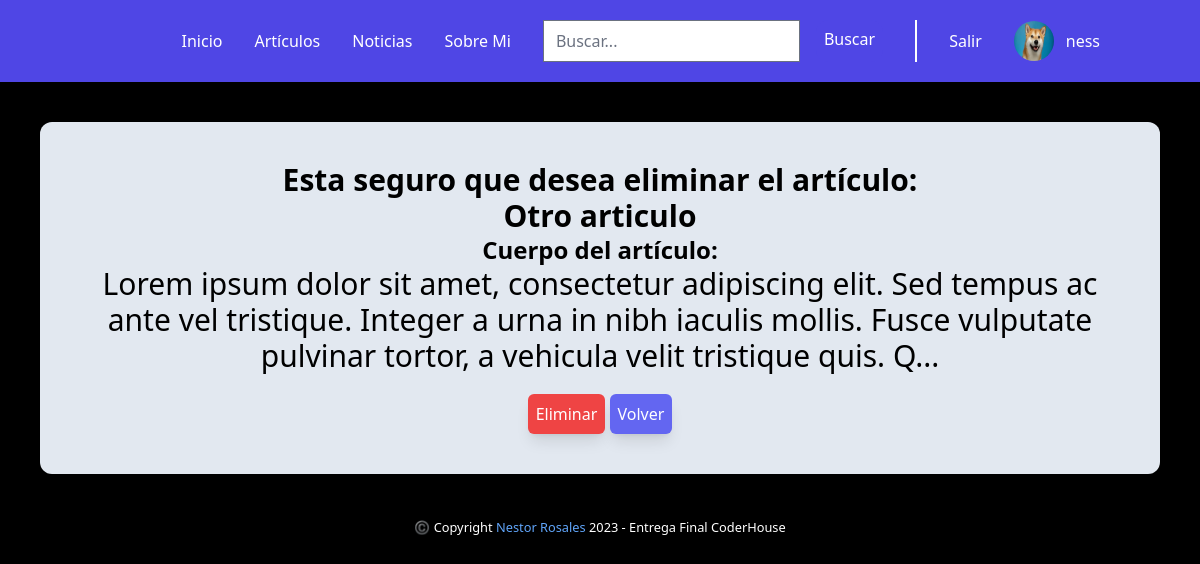
Page /article/5/eliminar (signed in) on the earlier database version.
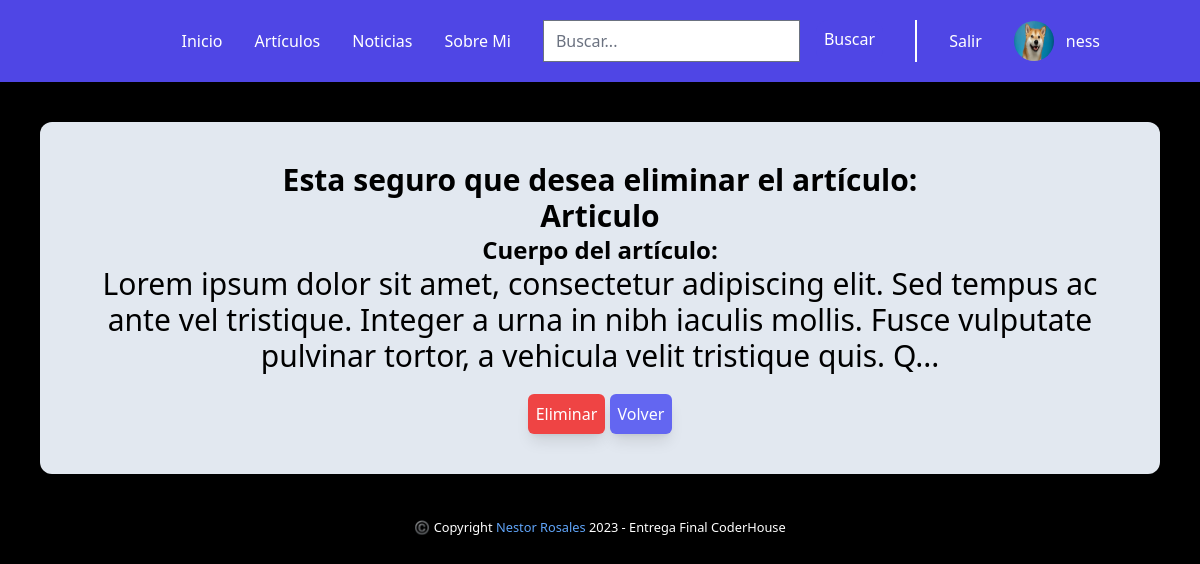
Same page on the later database version.
### blog/models.py (models this page shows, shortened)
class Articulo(models.Model):
    user = models.ForeignKey(settings.AUTH_USER_MODEL, null=True, on_delete=models.SET_NULL)
    titulo = models.CharField(max_length=40)
    subtitulo = models.CharField(max_length=30)
    cuerpo = RichTextField()
    fecha = models.DateTimeField(auto_now_add=True, editable=False)
    imagen = models.ImageField(upload_to='post_imgs/', null=True, blank=True)
    class Meta:
        ordering = ["titulo", "fecha"]

### blog/views.py (the view)
# urls.py: path("article/<int:pk>/eliminar", views.ArticleDelete.as_view(), name="Eliminar Artículo",),
class ArticleDelete(UserPassesTestMixin, DeleteView):
    model = Articulo
    template_name = "delete_article.html"
    success_url = reverse_lazy("Artículos")
    def test_func(self) -> bool | None:
        return self.request.user.is_superuser

### blog/templates/delete_article.html (shortened to what this page needs)
{% extends "./index.html" %} {% load static tailwind_tags %} {% block content %}
<main class="text-center m-10 p-10 bg-slate-200 rounded-xl">
  <form action="" method="POST">
    <strong class="text-3xl">
      Esta seguro que desea eliminar el artículo:
    </strong>
    <h1 class="text-3xl font-bold">{{articulo.titulo}}</h1>
    <p class="text-2xl">
      <strong for="html">Cuerpo del artículo:</strong>
      <div class="text-3xl">{{articulo.cuerpo | slice:":200" | safe }}...</div>
    </p>
    <button
      class="bg-red-500 shadow-lg p-2 rounded-md text-white hover:bg-white hover:text-black mt-5"
    >
      Eliminar
    </button>
    <button
    class="bg-indigo-500 shadow-lg p-2 rounded-md text-white hover:bg-white hover:text-black mt-5"
  >
    <a href="{% url "Artículos" %}">Volver</a>
  </button>
  </form>
</main>
{% endblock %}

Differences in the rows shown:
changed Articulo: titulo "Otro articulo" → "Articulo"
